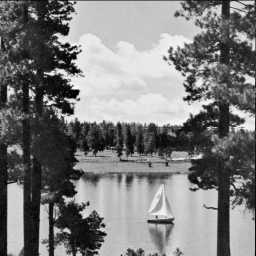
//> input picture CS474/Assignment1/boat.png, 256 x 256 px
$ ./resample boat.png   (built with g++ and OpenCV 4)
//> lines starting //> are read from the running program, lines starting //| are printed output that depends on the picture
#include <cv.h>
#include <highgui.h>
#include <iostream>

using namespace std;

string err( const char* err )
{
  string retVal = err;
  return err;
}

void spacial( string fileName )
{
//> called with fileName = "boat.png"
  // open image
  cout << "Loading " << fileName << "...";
  IplImage* img = cvLoadImage( fileName.c_str(), 0 );
//> img is the input picture: 256 rows x 256 cols, CV_8UC1; min 0, max 246, mean 124.3

  if ( img == 0 )
    throw err("Invalid file or image format");
  if ( img->width != 256 || img->height != 256 )
    throw err("Width and height of image must be 256");

  cout << "Complete" << endl;

  // remove file extension
  string extention;
  istringstream sin(fileName);
  getline( sin, fileName, '.' );
  sin >> extention;

  // will be used to construct output file name
  ostringstream sout;

  // create the resized image
  IplImage* resized = cvCreateImage( cvSize( 256, 256 ), IPL_DEPTH_8U, 1 );

  // display original
  cvNamedWindow( "Image" );
  cvShowImage( "Image", img );
  cvWaitKey();

  // size is new resolution (32, 64, or 128) and pix is the size of a block
  int size, pix, offsetX, offsetY, avg;

  // 2^5 2^6 2^7
  for ( int dim = 5; dim < 8; dim++ )
  {
    // calculate the size
    size = static_cast<int>(pow(2,dim));
    pix = 256/size;

    cout << "Changing spacial resolution to " << size << "..." << flush;

    // change spacial resolution and resize using nearest neighbor simultaniously
    for ( int i = 0; i < size; i++ )
      for ( int j = 0; j < size; j++ )
      {
        // location of upper left corner of block
        offsetX = i*pix;
        offsetY = j*pix;

        // get average value in block
        avg = 0;
        for ( int k = 0; k < pix; k++ )
          for ( int l = 0; l < pix; l++ )
            avg += cvGetReal2D( img, offsetX+k, offsetY+l );
        avg /= pix*pix;

        // set all pixels in block to that average
        for ( int k = 0; k < pix; k++ )
          for ( int l = 0; l < pix; l++ )
            cvSetReal2D( resized, offsetX+k, offsetY+l, avg );
      }

    cout << "Complete" << endl;

    // save file
    sout.str("");
    sout << fileName << '_' << size << '.' << extention;

    cout << "Saving " << sout.str() << "..." << flush;
    cvSaveImage(sout.str().c_str(),resized);
    cout << "Complete" << endl;

    // display image
    cvShowImage("Image",resized);
    cvWaitKey();
  }
//> this loop made 3 passes
//> (offsetX, offsetY, avg) on passes 1 to 3: (248, 248, 161), (252, 252, 133), (254, 254, 78)
//> pass 1, in spacial, `cvSaveImage(sout.str().c_str(),resized);`:
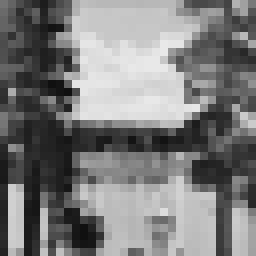
//> saved as boat_32.png: 256 rows x 256 cols, CV_8UC1; min 15, max 232, mean 123.8
//> pass 2, in spacial, `cvSaveImage(sout.str().c_str(),resized);`:
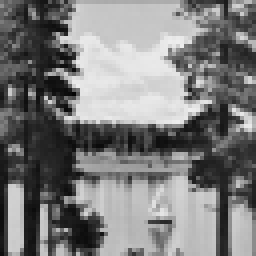
//> saved as boat_64.png: 256 rows x 256 cols, CV_8UC1; min 4, max 239, mean 123.8
//> after the loop:
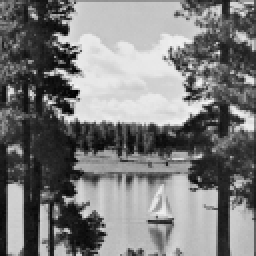
//> resized: 256 rows x 256 cols, CV_8UC1; min 0, max 244, mean 123.9
//> after the loop, offsetX = 254; offsetY = 254; avg = 78

  cvReleaseImage( &img );
  cvReleaseImage( &resized );
}

int main(int argc, char *argv[])
{
  try
  {
    if ( argc < 2 )
      throw err("Please supply an image filename that is 256x256");
    spacial( argv[1] );
  }
  catch(string err)
  {
    cout << "\n\tError : " << err << endl;
  }

  return 0;
}
